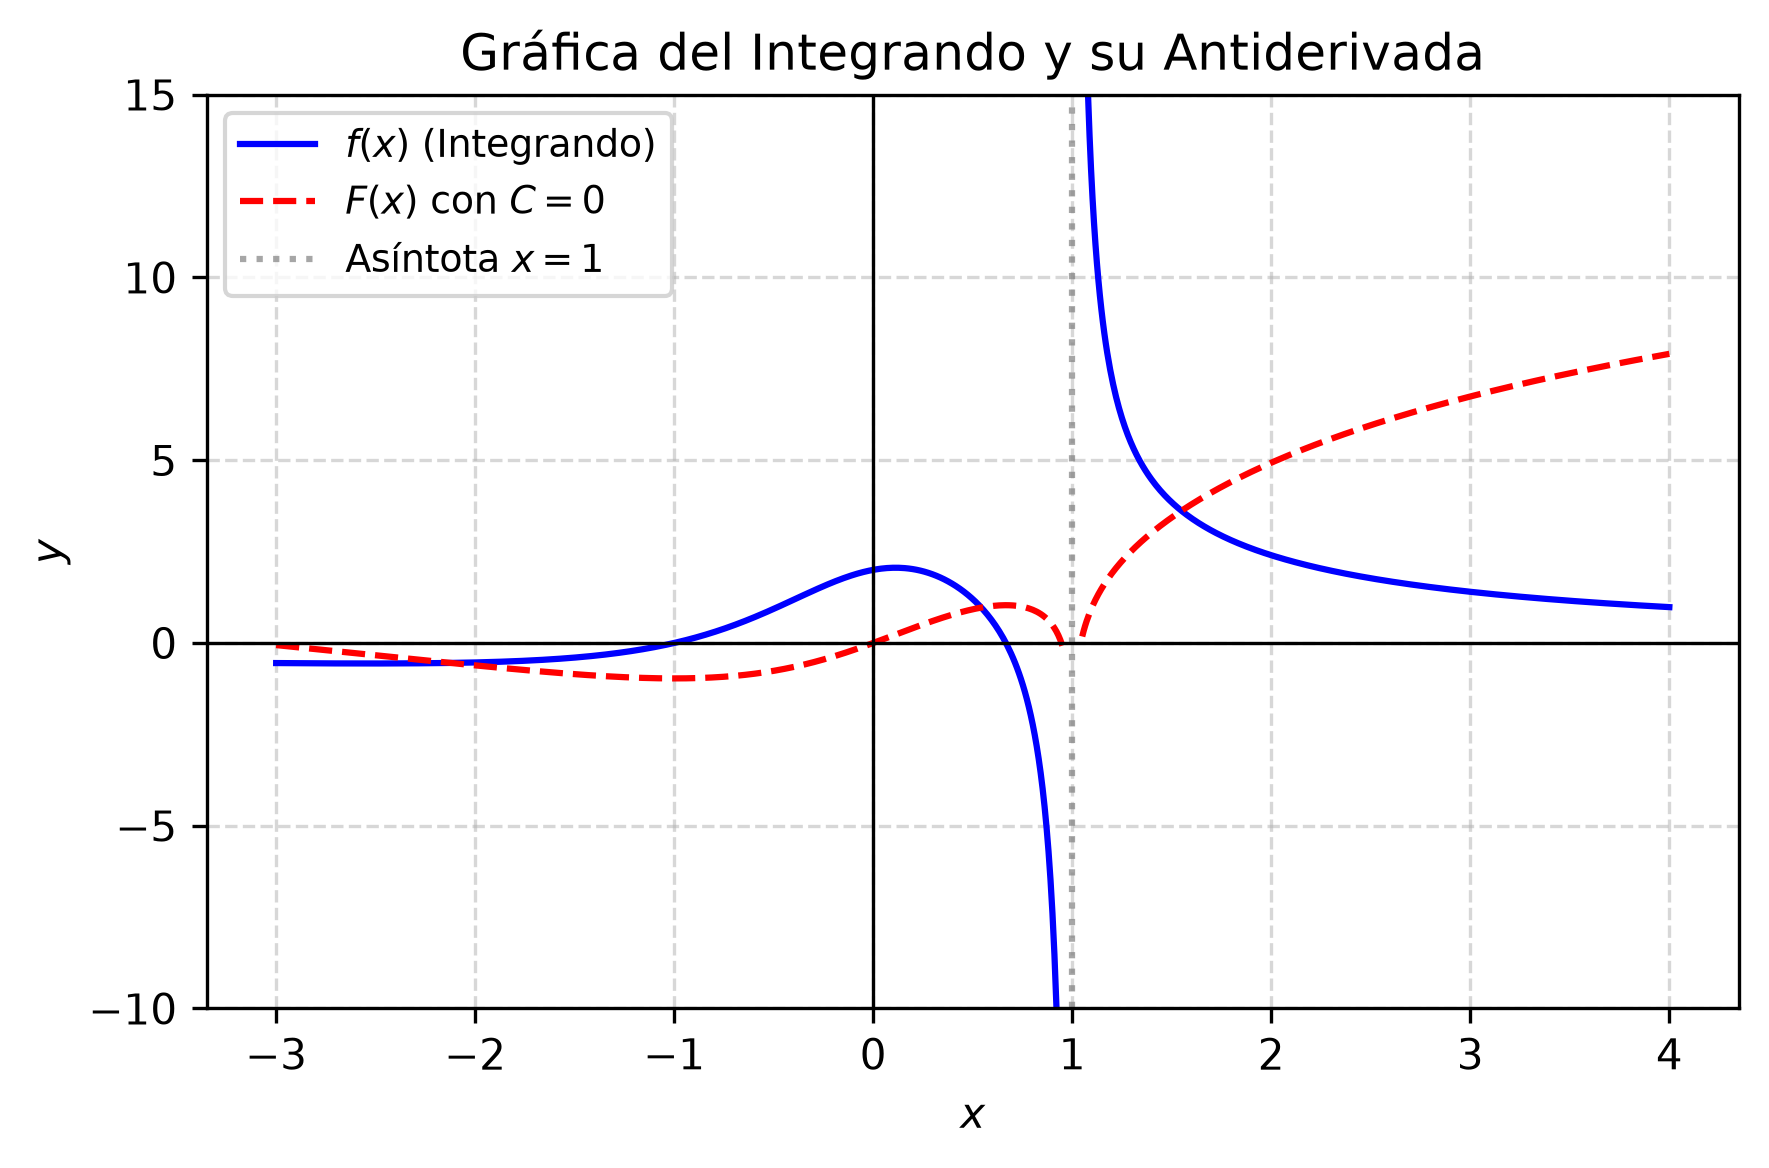

Generate this figure with Python:
import matplotlib
matplotlib.use('Agg')
import numpy as np
import matplotlib.pyplot as plt

# Definición del dominio para x, evitando la asíntota en x = 1
x1 = np.linspace(-3, 0.95, 400)
x2 = np.linspace(1.05, 4, 400)

# Función integranda f(x)
def f(x):
    return (3*x**2 + x - 2) / ((x - 1)*(x**2 + 1))

# Antiderivada F(x) con C = 0
def F(x):
    return np.log(np.abs(x - 1)) + np.log(x**2 + 1) + 3 * np.arctan(x)

y1_f = f(x1)
y2_f = f(x2)
y1_F = F(x1)
y2_F = F(x2)

plt.figure(figsize=(6, 4))

# Graficar la función integranda
plt.plot(x1, y1_f, 'b-', label=r'$f(x)$ (Integrando)')
plt.plot(x2, y2_f, 'b-')

# Graficar la antiderivada especificando C = 0 en la etiqueta
plt.plot(x1, y1_F, 'r--', label=r'$F(x)$ con $C=0$')
plt.plot(x2, y2_F, 'r--')

plt.axvline(x=1, color='gray', linestyle=':', alpha=0.7, label=r'Asíntota $x=1$')

plt.title('Gráfica del Integrando y su Antiderivada')
plt.xlabel('$x$')
plt.ylabel('$y$')
plt.ylim(-10, 15)
plt.axhline(0, color='black', linewidth=0.8)
plt.axvline(0, color='black', linewidth=0.8)
plt.legend(loc='upper left', fontsize=9)
plt.grid(True, linestyle='--', alpha=0.5)
plt.tight_layout()

plt.savefig(r'semana_03/graficas/SEM03_P27_grafica.png', dpi=300, bbox_inches='tight')
plt.close()
